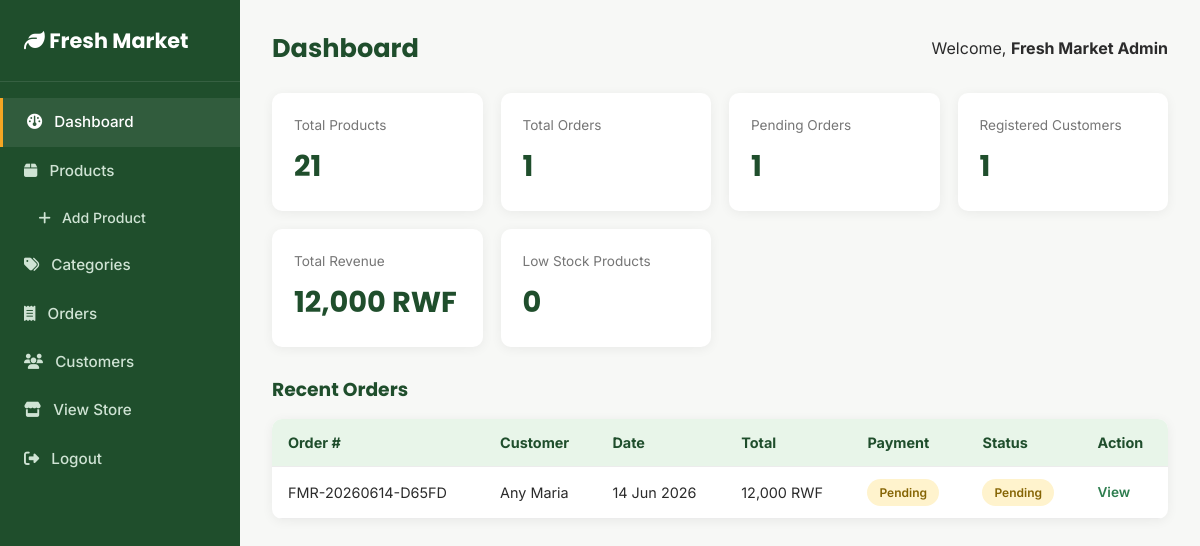
/admin/index.php (signed in), run on the app's committed database.
### tables this page shows
CREATE TABLE `orders` (
  `order_id` int(11) NOT NULL,
  `customer_id` int(11) DEFAULT NULL,
  `order_number` varchar(30) NOT NULL,
  `full_name` varchar(120) NOT NULL,
  `email` varchar(150) NOT NULL,
  `phone` varchar(20) NOT NULL,
  `address` varchar(255) NOT NULL,
  `district` varchar(100) NOT NULL,
  `payment_method` enum('mobile_money','cash_on_delivery') NOT NULL DEFAULT 'mobile_money',
  `momo_number` varchar(20) DEFAULT NULL,
  `payment_status` enum('pending','paid','failed') DEFAULT 'pending',
  `order_status` enum('pending','processing','shipped','delivered','cancelled') DEFAULT 'pending',
  `subtotal` decimal(10,2) NOT NULL,
  `delivery_fee` decimal(10,2) NOT NULL DEFAULT 0.00,
  `total_amount` decimal(10,2) NOT NULL,
  `notes` text DEFAULT NULL,
  `created_at` timestamp NOT NULL DEFAULT current_timestamp()
);

### includes/functions.php (called while the page is built, shortened)
<?php
function formatPrice($amount) {
    return number_format($amount, 0) . ' RWF';
}
function e($value) {
    return htmlspecialchars($value ?? '', ENT_QUOTES, 'UTF-8');
}

### admin/index.php (the view, shortened to what this page needs)
<?php
require_once __DIR__ . '/../includes/functions.php';
$totalProducts = $pdo->query("SELECT COUNT(*) FROM products")->fetchColumn();
$totalOrders = $pdo->query("SELECT COUNT(*) FROM orders")->fetchColumn();
$totalCustomers = $pdo->query("SELECT COUNT(*) FROM customers")->fetchColumn();
$totalRevenue = $pdo->query("SELECT COALESCE(SUM(total_amount),0) FROM orders WHERE order_status != 'cancelled'")->fetchColumn();
$pendingOrders = $pdo->query("SELECT COUNT(*) FROM orders WHERE order_status = 'pending'")->fetchColumn();
$lowStock = $pdo->query("SELECT COUNT(*) FROM products WHERE stock_quantity <= 5")->fetchColumn();
$recentOrders = $pdo->query("SELECT * FROM orders ORDER BY created_at DESC LIMIT 6")->fetchAll();
require __DIR__ . '/includes/header.php';
?>
<div class="stats-grid">
    <div class="stat-card">
        <div class="label">Total Products</div>
        <div class="value"><?= $totalProducts ?></div>
    </div>
    <div class="stat-card">
        <div class="label">Total Orders</div>
        <div class="value"><?= $totalOrders ?></div>
    </div>
    <div class="stat-card">
        <div class="label">Pending Orders</div>
        <div class="value"><?= $pendingOrders ?></div>
    </div>
    <div class="stat-card">
        <div class="label">Registered Customers</div>
        <div class="value"><?= $totalCustomers ?></div>
    </div>
    <div class="stat-card">
        <div class="label">Total Revenue</div>
        <div class="value"><?= formatPrice($totalRevenue) ?></div>
    </div>
    <div class="stat-card">
        <div class="label">Low Stock Products</div>
        <div class="value"><?= $lowStock ?></div>
    </div>
</div>
<h3 style="font-family:var(--font-heading);color:var(--green-dark);margin-bottom:14px;">Recent Orders</h3>
<div class="admin-table-wrap">
    <table class="admin-table">
        <thead>
            <tr>
                <th>Order #</th>
                <th>Customer</th>
                <th>Date</th>
                <th>Total</th>
                <th>Payment</th>
                <th>Status</th>
                <th>Action</th>
            </tr>
        </thead>
        <tbody>
            <?php foreach ($recentOrders as $o): ?>
            <tr>
                <td><?= e($o['order_number']) ?></td>
                <td><?= e($o['full_name']) ?></td>
                <td><?= date('d M Y', strtotime($o['created_at'])) ?></td>
                <td><?= formatPrice($o['total_amount']) ?></td>
                <td><span class="status-pill status-<?= e($o['payment_status']) ?>"><?= e(ucfirst($o['payment_status'])) ?></span></td>
                <td><span class="status-pill status-<?= e($o['order_status']) ?>"><?= e(ucfirst($o['order_status'])) ?></span></td>
                <td class="action-links"><a href="order-detail.php?id=<?= $o['order_id'] ?>" class="edit">View</a></td>
            </tr>
            <?php endforeach; ?>
        </tbody>
    </table>
</div>
<?php require __DIR__ . '/includes/footer.php'; ?>

### assets/css/style.css (style rules this page uses)
:root { --green-dark: #1f4e2c; --green: #2e7d4f; --green-light: #e8f5e9; --accent: #f5a623; --accent-dark: #d6890a; --gray-100: #f7f8f6; --gray-200: #ececec; --gray-500: #767676; --gray-800: #2b2b2b; --white: #ffffff; --radius: 10px; --shadow: 0 2px 12px rgba(0,0,0,0.06); --shadow-md: 0 6px 24px rgba(0,0,0,0.10); --font-heading: 'Poppins', 'Segoe UI', sans-serif; --font-body: 'Inter', 'Segoe UI', sans-serif; }
* { margin: 0; padding: 0; box-sizing: border-box; }
body { font-family: var(--font-body); color: var(--gray-800); background: var(--gray-100); line-height: 1.6; }
a { text-decoration: none; color: inherit; }
.admin-body { background: var(--gray-100); }
.stats-grid { display: grid; grid-template-columns: repeat(auto-fit, minmax(200px, 1fr)); gap: 18px; margin-bottom: 28px; }
.stat-card { background: var(--white); border-radius: var(--radius); box-shadow: var(--shadow); padding: 22px; }
.stat-card .label { color: var(--gray-500); font-size: 0.85rem; margin-bottom: 6px; }
.stat-card .value { font-size: 1.8rem; font-weight: 700; color: var(--green-dark); font-family: var(--font-heading); }
.admin-table-wrap { background: var(--white); border-radius: var(--radius); box-shadow: var(--shadow); overflow-x: auto; }
.admin-table { width: 100%; border-collapse: collapse; min-width: 600px; }
.admin-table th, .admin-table td { padding: 12px 16px; text-align: left; border-bottom: 1px solid var(--gray-200); font-size: 0.9rem; white-space: nowrap; }
.admin-table th { background: var(--green-light); color: var(--green-dark); position: sticky; top: 0; }
.status-pill { display: inline-block; padding: 4px 12px; border-radius: 20px; font-size: 0.75rem; font-weight: 600; }
.status-pending { background: #fff3cd; color: #856404; }
.action-links a { margin-right: 10px; font-size: 0.85rem; font-weight: 600; }
.action-links .edit { color: var(--green); }

### data on the page
orders: order_number "FMR-20260614-D65FD", full_name "Any Maria", created_at "14 Jun 2026", total_amount "12,000 RWF", payment_status "Pending", order_status "Pending"

### other printed values
$pageTitle "Dashboard"
$_SESSION['admin_name'] "Fresh Market Admin"
$totalProducts "21"
$totalOrders "1"
$pendingOrders "1"
$totalCustomers "1"
formatPrice($totalRevenue) "12,000 RWF"
$lowStock "0"
